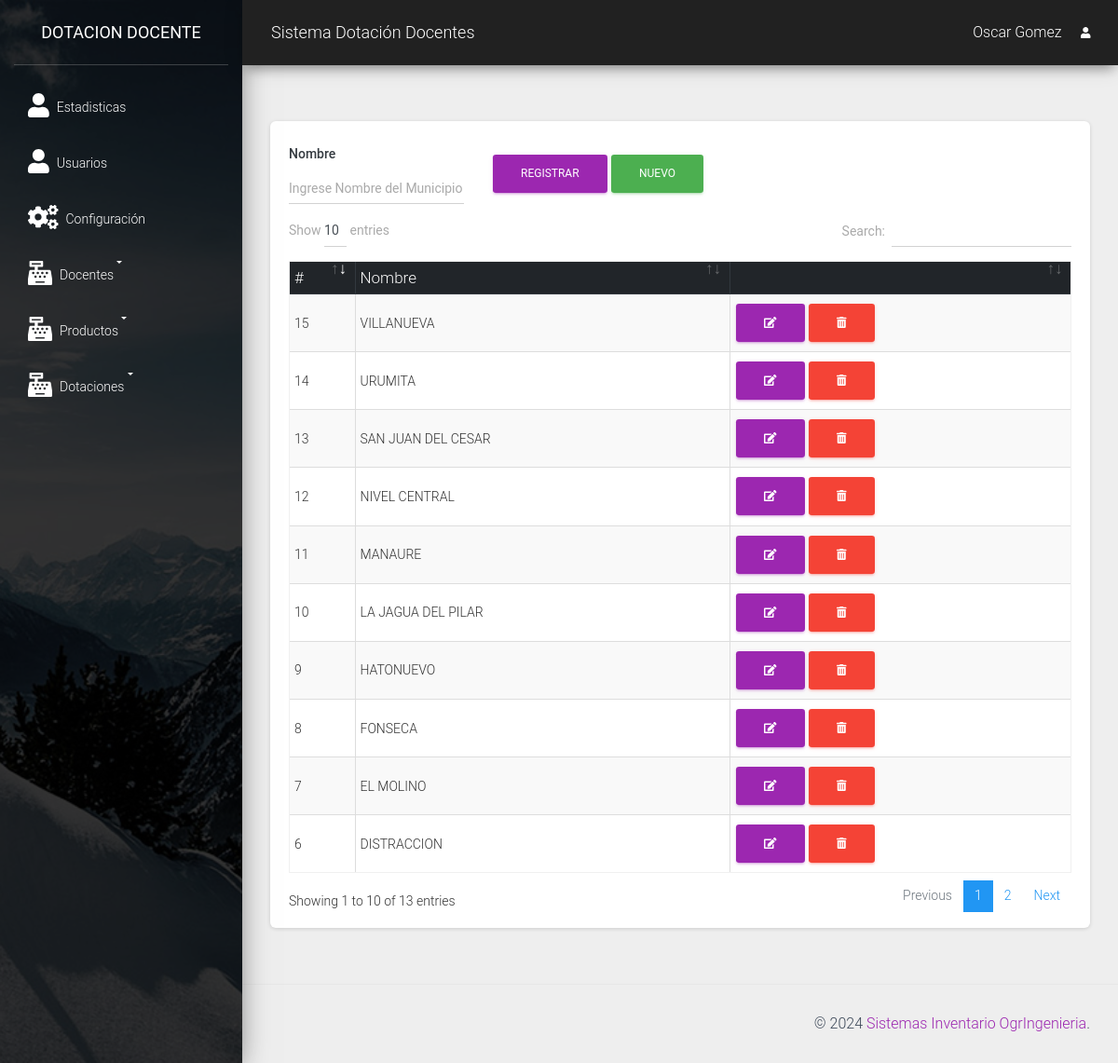
The page /src/municipios.php (signed in) on the database its author committed.
### tables this page shows
CREATE TABLE `municipios` (
  `id_municipios` int(11) NOT NULL,
  `nombre` varchar(255) NOT NULL
);

### src/municipios.php (the view, shortened to what this page needs)
<?php
include_once "includes/header.php";
?>
<div class="card">
    <div class="card-body">
        <div class="row">
            <div class="col-md-12">
                <form action="" method="post" autocomplete="off" id="formulario">
                    <div class="row">
                        <div class="col-md-3">
                            <div class="form-group">
                                <label for="nombre"required class="text-dark font-weight-bold">Nombre</label>
                                <input type="text" required placeholder="Ingrese Nombre del Municipio" name="nombre" id="nombre" class="form-control">
                            </div>
                        </div>
                        <div class="col-md-4 mt-3">
                            <input type="submit"required value="Registrar" class="btn btn-primary" id="btnAccion">
                            <input type="button"required value="Nuevo" class="btn btn-success" id="btnNuevo" onclick="limpiar()">
                        </div>
                    </div>
                </form>
            </div>
            <div class="col-md-12">
                <div class="table-responsive">
                    <table class="table table-striped table-bordered" id="tbl">
                        <thead class="thead-dark">
                            <tr>
                                <th>#</th>
                                <th>Nombre</th>
                                <th></th>
                            </tr>
                        </thead>
                        <tbody>
                            <?php
                            include "../conexion.php";
                            $query = mysqli_query($conexion, "SELECT * FROM municipios");
                            $result = mysqli_num_rows($query);
                            if ($result > 0) {
                                while ($data = mysqli_fetch_assoc($query)) { ?>
                                    <tr>
                                        <td><?php echo $data['id_municipios']; ?></td>
                                        <td><?php echo $data['nombre']; ?></td>
                                        <td>
                                            <a href="#" onclick="editarMunicipio(<?php echo $data['id_municipios']; ?>)" class="btn btn-primary"><i class='fas fa-edit'></i></a>
                                            <form action="eliminar_municipio.php?id=<?php echo $data['id_municipios']; ?>" method="post" class="confirmar d-inline">
                                                <button class="btn btn-danger" type="submit"><i class='fas fa-trash-alt'></i> </button>
                                            </form>
                                        </td>
                                    </tr>
                            <?php }
                            } ?>
                        </tbody>
                    </table>
                </div>
            </div>
        </div>
    </div>
</div>
<?php include_once "includes/footer.php"; ?>

### rows shown on the page
municipios: id_municipios "6", nombre "DISTRACCION"
municipios: id_municipios "7", nombre "EL MOLINO"
municipios: id_municipios "8", nombre "FONSECA"
municipios: id_municipios "9", nombre "HATONUEVO"
municipios: id_municipios "10", nombre "LA JAGUA DEL PILAR"
municipios: id_municipios "11", nombre "MANAURE"
municipios: id_municipios "12", nombre "NIVEL CENTRAL"
municipios: id_municipios "13", nombre "SAN JUAN DEL CESAR"
municipios: id_municipios "14", nombre "URUMITA"
municipios: id_municipios "15", nombre "VILLANUEVA"

### other values the page prints
$_SESSION['nombre'] "Oscar Gomez"
